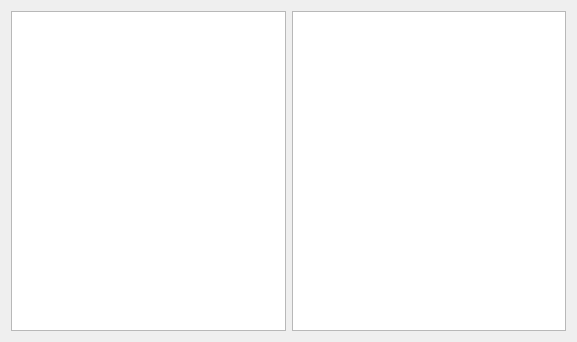
<?xml version="1.0" encoding="UTF-8"?>
<ui version="4.0">
 <class>QtDialog</class>
 <widget class="QDialog" name="QtDialog">
  <property name="geometry">
   <rect>
    <x>0</x>
    <y>0</y>
    <width>577</width>
    <height>342</height>
   </rect>
  </property>
  <property name="windowTitle">
   <string>CppQTableViewExample10</string>
  </property>
  <layout class="QGridLayout" name="gridLayout">
   <item row="0" column="0">
    <widget class="QTableView" name="table_1"/>
   </item>
   <item row="0" column="1">
    <widget class="QTableView" name="table_2"/>
   </item>
  </layout>
 </widget>
 <layoutdefault spacing="6" margin="11"/>
 <tabstops>
  <tabstop>table_1</tabstop>
  <tabstop>table_2</tabstop>
 </tabstops>
 <resources/>
 <connections/>
</ui>
